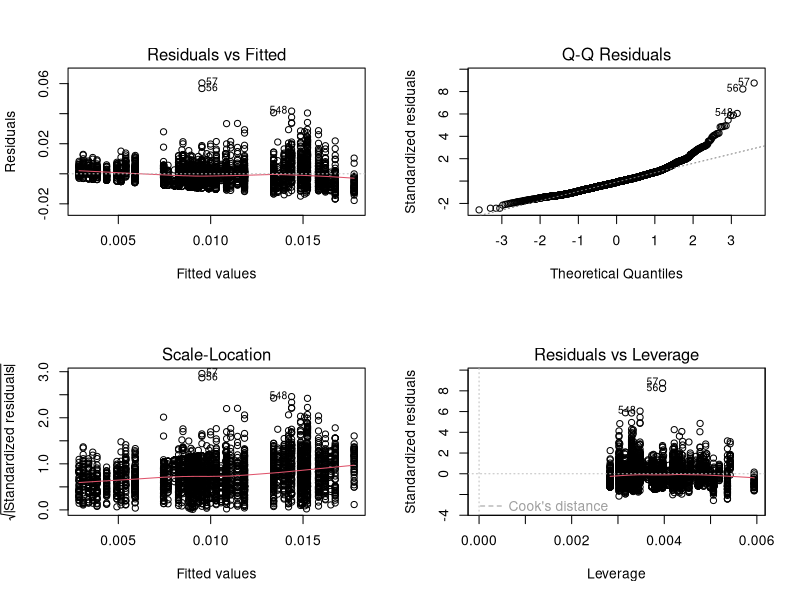

Generate this figure with R: (Note: this script raises an error after producing the figure.)
## ---- chunk 1
library(car)
library(lme4)
library(MASS)
library(lmtest)
library(glmnet)
library(ggplot2)
library(emmeans)
library(sandwich)
library(tidyverse)
library(lubridate)
## ---- chunk 2
df <- read.csv("data/modeling_processed.csv") 
## ---- chunk 3
# convert categorical columns to factors
df$works <- as.factor(df$works)
df$engine <- as.factor(df$engine)
df$Year <- as.factor(df$Year)

# standardize performance within each race and flag extreme outliers
df <- df %>%
  group_by(Year, EventName) %>%   # group by race session (each qualifying event)
  mutate(FastestQ1 = min(Q1_time, na.rm = TRUE),              # fastest lap time in that session
         GapToFastest = Q1_time - FastestQ1,                  # absolute time gap to fastest driver
         PerToFastest = GapToFastest / FastestQ1,             # relative gap (percentage difference)
         is_beyond_107 = ifelse(PerToFastest > 0.07, 1, 0)    # flag laps slower than 107% rule
         ) %>% ungroup()  

# split data out by outliers
df_fast <- df %>% filter(is_beyond_107 == 0)         # within 107%      
df_slow <- df %>% filter(is_beyond_107 == 1)         # beyond 107% 

# center throttle variable
df$Throttle_Centered <- df$FullThrottlePct - mean(df$FullThrottlePct)
## ---- chunk 4
# fit multiple regression model
model_v1 <- lm(PerToFastest ~ works + engine + Year, data = df_fast)

# get model summary
summary(model_v1)
cat("\n----------------\n")

# ANOVA table
car::Anova(model_v1, type = 2)
## ---- chunk 5
par(mfrow = c(2,2))
# get plots
plot(model_v1)     

# normality
shapiro.test(residuals(model_v1))    
cat("\n----------------\n")

# equal variance
car::leveneTest(PerToFastest ~ interaction(works, engine, Year), data = df_fast)
cat("\n----------------\n")

# independence
lmtest::dwtest(model_v1)
## ---- chunk 6
# have to add constant to response because it has to be positive and we have 0s
model_v1_shift <- lm(PerToFastest + 1e-6 ~ works + engine + Year, data = df_fast)

# run box-cox
bc <- boxcox(model_v1_shift)
lambda_opt <- bc$x[which.max(bc$y)]

# output lambda
lambda_opt
## ---- chunk 7
# fit model 
model_v2 <- lm(sqrt(PerToFastest) ~ works + engine + Year, data = df_fast)

# get model summary
summary(model_v2)
cat("\n----------------\n")

# ANOVA table
car::Anova(model_v2, type = 2)
## ---- chunk 8
# normality
shapiro.test(residuals(model_v2))    
cat("\n----------------\n")

# equal variance
car::leveneTest(sqrt(PerToFastest) ~ interaction(works, engine, Year), data = df_fast)
cat("\n----------------\n")

# independence
lmtest::dwtest(model_v2)
## ---- chunk 9
# fit model (add throttle as a covariate)
model_v3 <- lm(PerToFastest ~ works + engine + Year + FullThrottlePct, data = df_fast)

# model summary
summary(model_v3)
cat("\n----------------\n")

# ANCOVA table
car::Anova(model_v3, type = 2)
## ---- chunk 10
# fit model
model_v4 <- lm(PerToFastest ~ Year * works * engine, data = df_fast)

# model summary
summary(model_v4)
cat("\n----------------\n")

# ANOVA table
car::Anova(model_v4, type = 2)
## ---- chunk 11
# pairwise engine comparisons within each year x work combination
emmeans(model_v4, pairwise ~ engine | Year * works)
cat("\n----------------\n")

# pairwise works comparisons within each year x engine combination
emmeans(model_v4, pairwise ~ works | Year * engine)
## ---- chunk 12
anova(model_v1, model_v3, model_v4)
